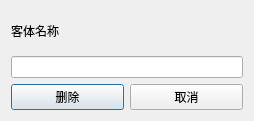
<?xml version="1.0" encoding="UTF-8"?>
<ui version="4.0">
 <class>ObjDelete</class>
 <widget class="QDialog" name="ObjDelete">
  <property name="geometry">
   <rect>
    <x>0</x>
    <y>0</y>
    <width>254</width>
    <height>121</height>
   </rect>
  </property>
  <property name="windowTitle">
   <string>Dialog</string>
  </property>
  <layout class="QVBoxLayout" name="verticalLayout_2">
   <item>
    <layout class="QVBoxLayout" name="verticalLayout">
     <item>
      <widget class="QLabel" name="label">
       <property name="text">
        <string>客体名称</string>
       </property>
      </widget>
     </item>
     <item>
      <widget class="QLineEdit" name="ObjName"/>
     </item>
     <item>
      <layout class="QHBoxLayout" name="horizontalLayout">
       <item>
        <widget class="QPushButton" name="deleteButton">
         <property name="text">
          <string>删除</string>
         </property>
        </widget>
       </item>
       <item>
        <widget class="QPushButton" name="closeButton">
         <property name="text">
          <string>取消</string>
         </property>
        </widget>
       </item>
      </layout>
     </item>
    </layout>
   </item>
  </layout>
 </widget>
 <resources/>
 <connections/>
</ui>
